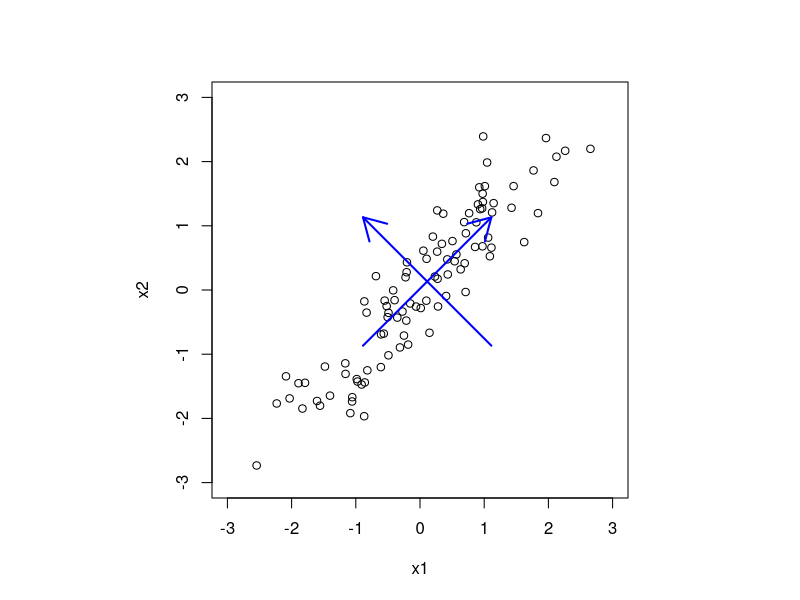

R code for this plot:
## ---- chunk 1
# Generisemo neke podatke
set.seed(216)
x1 <- rnorm(100)
x2 <- x1 + rnorm(100, sd = 0.5)

# Vidimo da je najveca varijabilnost podataka duz prave y = x
par(pty="s") # hocemo kvadratni grafik
plot(x1, x2, xlim = c(-3, 3), ylim = c(-3, 3))

arrows(c(mean(x1) - 1, mean(x1) + 1), c(mean(x2) - 1, mean(x2) - 1),
       c(mean(x1) + 1, mean(x1) - 1), c(mean(x2) + 1, mean(x2) + 1),
       col="blue", lwd = 2)
